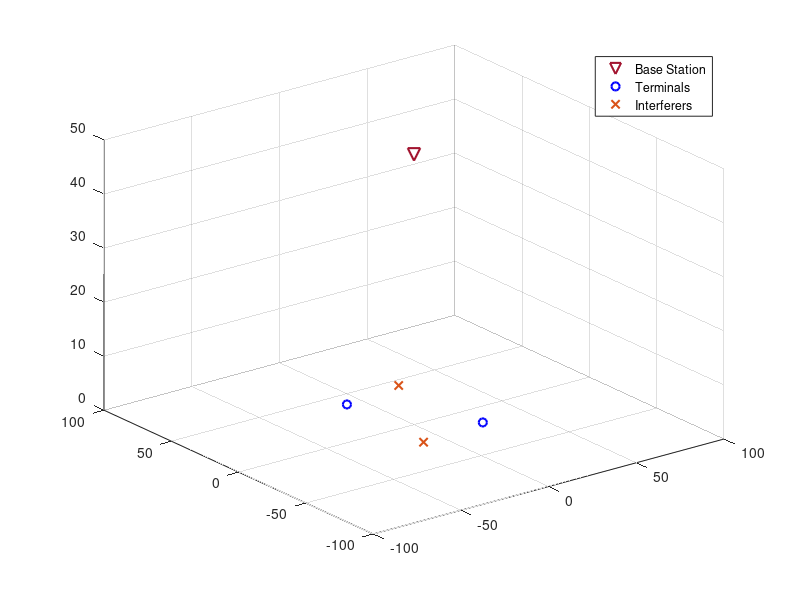

Write the MATLAB code that produced this figure. (Note: this script raises an error after producing the figure.)
clear all
close all
%random coordinate generation
bs = [0,0,50]; %base station
t1 = [-50 + rand(2,1)*100;0]; %terminal1
t2 = [-50 + rand(2,1)*100;0]; %terminal2
i1 = [-50 + rand(2,1)*100;0]; %interferers
i2 = [-50 + rand(2,1)*100;0];

%generazione dei segnali
Fsin = 600;
Fsin2 = 500;
Fsin3 = 750;
Ts = 1e-5;
Fsample = 1 / Ts;
TsVect_t1 = 0:Ts:5/Fsin;
TsVect_t2 = 0:Ts:5/Fsin;
TsVect_i = 0:Ts:5/Fsin;
sinusoid_waveform_t1 = sin(2*pi*Fsin*TsVect_t1);
sinusoid_waveform_t2 = sin(2*pi*Fsin2*TsVect_t2);
sinusoid_waveform_i = sin(2*pi*Fsin3*TsVect_i);

while(1)
    t1 = t1+[-5+10*rand(2,1);0]; %random movements (between -5 and 5)
    t2 = t2+[-5+10*rand(2,1);0];
    i1 = i1+[-5+10*rand(2,1);0];
    i2 = i2+[-5+10*rand(2,1);0];
    %plot procedure
    v=[t1,t2,i1,i2];
    figure(1)
    plot3(bs(1),bs(2),bs(3),'vr','MarkerSize',9,'LineWidth',1.5,'Color',[0.6350 0.0780 0.1840]);
    hold on;
    plot3(v(1,(1:2)),v(2,(1:2)),v(3,(1:2)),'ob','LineWidth',1.5); %tracked terminals
    plot3(v(1,(3:4)),v(2,(3:4)),v(3,(3:4)),'x', 'Color',[0.8500 0.3250 0.0980],'LineWidth',1.5); %interferers
    xlim([-100,100])
    ylim([-100,100])
    zlim([0,50])
    grid on;
    legend('Base Station','Terminals','Interferers');
    hold off;    


    %azimuth and elevation

    az_t1=rad2deg(atan2(t1(1),t1(2)));
    az_t2=rad2deg(atan2(t2(1),t2(2)));
    az_i1=rad2deg(atan2(i1(1),i1(2)));
    az_i2=rad2deg(atan2(i2(1),i2(2)));


    el_t1=rad2deg(atan2(bs(3),sqrt(t1(1)^2+t1(2)^2)));
    el_t2=rad2deg(atan2(bs(3),sqrt(t2(1)^2+t2(2)^2)));
    el_i1=rad2deg(atan2(bs(3),sqrt(i1(1)^2+i1(2)^2)));
    el_i2=rad2deg(atan2(bs(3),sqrt(i2(1)^2+i2(2)^2)));
    
    t1_dist = sqrt(t1(1)^2+t1(2)^2);
    i1_dist = sqrt(i1(1)^2+i1(2)^2);
    t2_dist = sqrt(t2(1)^2+t2(2)^2);
    i2_dist = sqrt(i2(1)^2+i2(2)^2);
    
    t1_dist_BS=sqrt(bs(3)^2+t1_dist^2);
    t2_dist_BS=sqrt(bs(3)^2+t2_dist^2);
    i1_dist_BS=sqrt(bs(3)^2+i1_dist^2);
    i2_dist_BS=sqrt(bs(3)^2+i2_dist^2);
    
    Pars.fc = 1e9;
    Pars.c = physconst('LightSpeed');
    Pars.lambda = Pars.c/Pars.fc;
    % che dovrebbe essere la definizione dell'antenna
    Geometry.BSarray = phased.URA('Size', [4 4], 'ElementSpacing', [Pars.lambda/2 Pars.lambda/2], 'ArrayNormal', 'x');
    
    
    
    %per il calcolo del pathloss
    path_loss_t1 = ((4*pi*t1_dist_BS)/Pars.lambda)^2;
    path_loss_t2 = ((4*pi*t2_dist_BS)/Pars.lambda)^2;
    path_loss_i1 = ((4*pi*i1_dist_BS)/Pars.lambda)^2;
    path_loss_i2 = ((4*pi*i2_dist_BS)/Pars.lambda)^2;
    
 
    t1Angles = [az_t1 el_t1]
    t2Angles = [az_t2 el_t2]
    i1Angles = [az_i1 el_i1]
    i2Angles = [az_i2 el_i2]
    
    
    %calcolo della forma d'onda.
    receivedW = collectPlaneWave(Geometry.BSarray, [(sinusoid_waveform_t1*sqrt(path_loss_t1))' (sinusoid_waveform_t2*sqrt(path_loss_t2))' (sinusoid_waveform_i*sqrt(path_loss_i1))' (sinusoid_waveform_i*sqrt(path_loss_i2))'], [t1Angles' t2Angles' i1Angles' i2Angles'], Pars.fc);  %% dobbiamo aggiungere l'interferenza e moltiplicare per la radice quadrata del pathloss
    Pars.SNR = 20;
    chOut = awgn(receivedW, Pars.SNR, 'measured'); %% segnale del segnale in entrata alla BS
    
    %% beamforming V1
    beamformerV1 = phased.PhaseShiftBeamformer('SensorArray',Geometry.BSarray,...
    'OperatingFrequency',Pars.fc,'PropagationSpeed',Pars.c,...
    'Direction',t1Angles','WeightsOutputPort',true);
    [y1,w1] = beamformerV1(chOut);
    
 
    %% beamforming V2
    
    beamformerV2 = phased.PhaseShiftBeamformer('SensorArray',Geometry.BSarray,...
    'OperatingFrequency',Pars.fc,'PropagationSpeed',Pars.c,...
    'Direction',t2Angles','WeightsOutputPort',true);
    [y2,w2] = beamformerV2(chOut);

    pattern(Geometry.BSarray,Pars.fc,[-180:180],el_t1,'PropagationSpeed',Pars.c,'Type',...
    'powerdb','CoordinateSystem','polar','Weights',w1)
    
    hold on 
    
    pattern(Geometry.BSarray,Pars.fc,[-180:180],el_t2,'PropagationSpeed',Pars.c,'Type',...
    'powerdb','CoordinateSystem','polar','Weights',w2)
    % fin qui abbiamo dei volt, NON delle potenze. quindi dobbiamo ottenere
    % le potenze di segnale
    hold off;
    pause(1);
end
